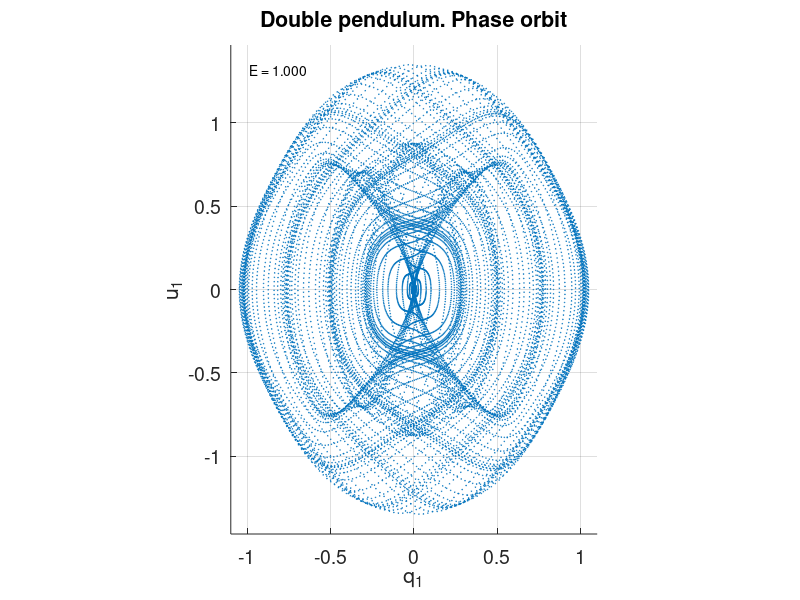
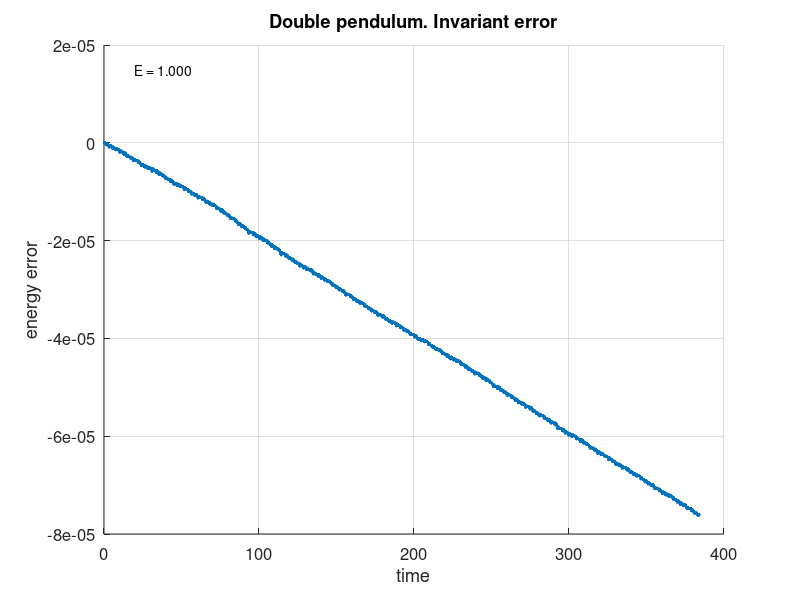

The MATLAB source for these figures, in order:
# Double pendulum. Lagrange dynamics

% --- Initial conditions

q02 = 6*pi/12;
x0 = [acos((3 - 1.0 - cos(q02))/2); q02; 0; 0];

##u02 = sqrt(0.5);
##x0 = [0; 0; -0.5*u02 + sqrt(1.0 - (u02/2)^2); u02];

##q01 = 4*pi/12;
##x0 = [q01; 0; sqrt(1.0 - 2 + 2*cos(q01)); 0];

##q02 = 6*pi/12;
##x0 = [0; q02; 0; sqrt(2*(1.0 - 1 + cos(q02)))];

% --- Time span

t_step = 0.02;
t_max = 2*192.0;

N_max = floor(t_max/t_step) + 1;

function xdot = dpendulum(x, t)
  c12 = cos(x(1) - x(2));
  s12 = sin(x(1) - x(2));
  detM = 2 - c12^2;
  xdot(1) = x(3);
  xdot(2) = x(4);
  xdot(3) = (sin(x(2))*c12 - 2*sin(x(1)) - s12*(x(4)^2 + c12*x(3)^2)) / detM;
  xdot(4) = (2*sin(x(1))*c12 - 2*sin(x(2)) + s12*(2*x(3)^2 + c12*x(4)^2)) / detM;
endfunction

function e = energy(x)
  e = x(3)^2 + 0.5*x(4)^2 + x(3)*x(4)*cos(x(1) - x(2)) + 3 - 2*cos(x(1)) - cos(x(2));
endfunction

function plot_orbit(x)
  e0 = energy(x(1, :));
  q_max = acos((2 - e0)/2) + 0.05;
  p_max = sqrt(2*e0) + 0.05;

  hf = figure();
  scatter(x(:, 1), x(:, 3), 0.3);

  axis equal
  axis([-q_max, q_max, -p_max, p_max]);
  grid on
  set(gca, 'fontsize', 14);
  title "Double pendulum. Phase orbit"
  xlabel "\q_1"
  ylabel "\u_1"

  glim = axis();
  text(
    glim(1) + 0.05*(glim(2) - glim(1)),
    glim(4) - 0.05*(glim(4) - glim(3)),
    sprintf("E = %4.3f", e0)
  );
  print(hf, "orbit-lagrange.jpg", "-S600,800");
endfunction

function plot_invariant(x, t)
  e0 = energy(x(1, :));
  for k = [1:length(t)]
    sample(k).e = energy(x(k, :)) - e0;
  endfor

  hf = figure();
  scatter(t,  [sample.e], 1.0);

  grid on
  set(gca, 'fontsize', 12);
  title "Double pendulum. Invariant error"
  xlabel "time"
  ylabel "energy error"

  glim = axis();
  text(
    glim(1) + 0.05*(glim(2) - glim(1)),
    glim(4) - 0.05*(glim(4) - glim(3)),
    sprintf("E = %4.3f", e0)
  );

  print(hf, "error-lagrange.jpg", "-S960,720");
endfunction

% --- Main procedure

x = lsode("dpendulum", x0, (t = linspace(0, t_max, N_max)'));

plot_orbit(x);
plot_invariant(x, t);

